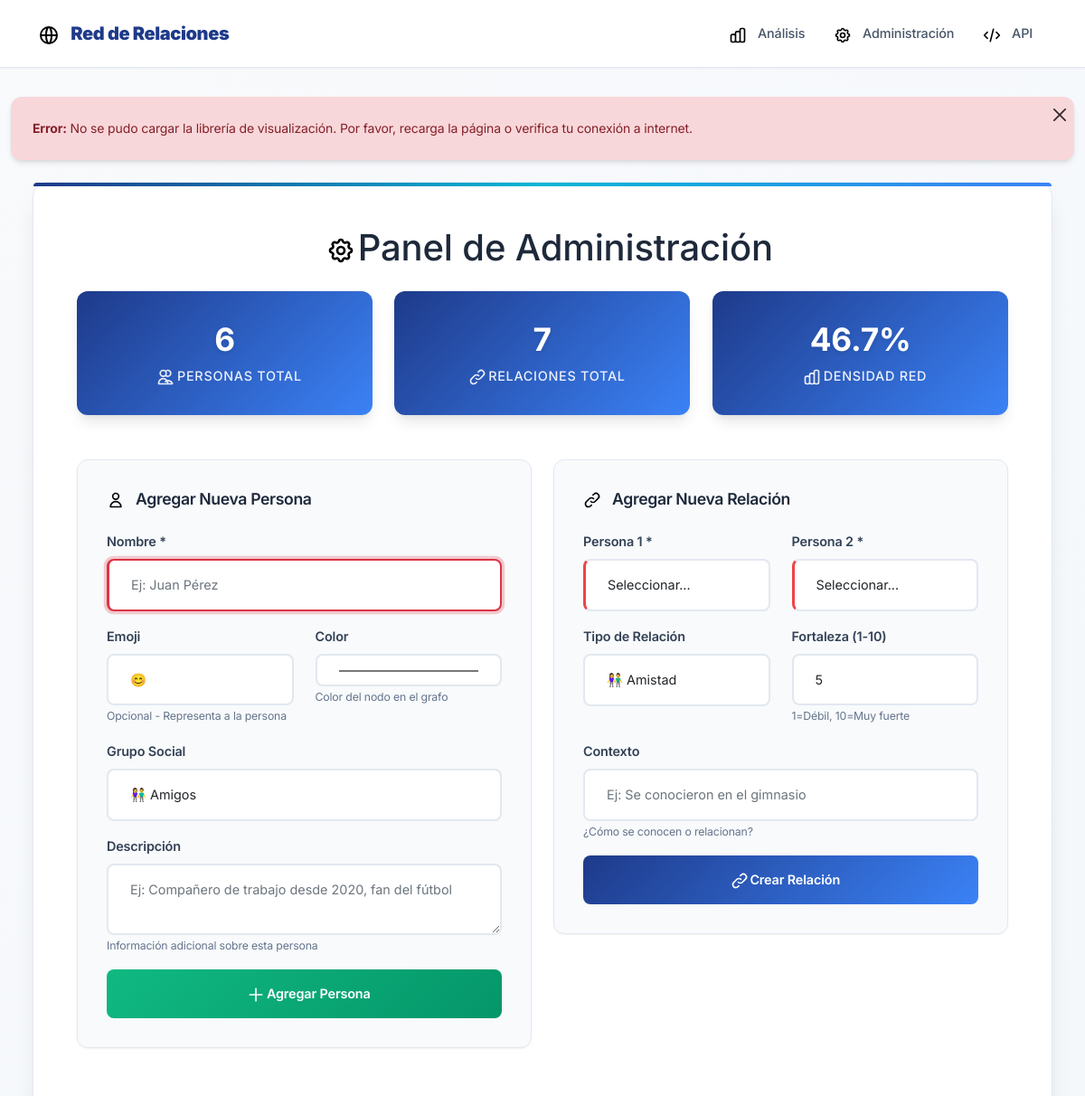
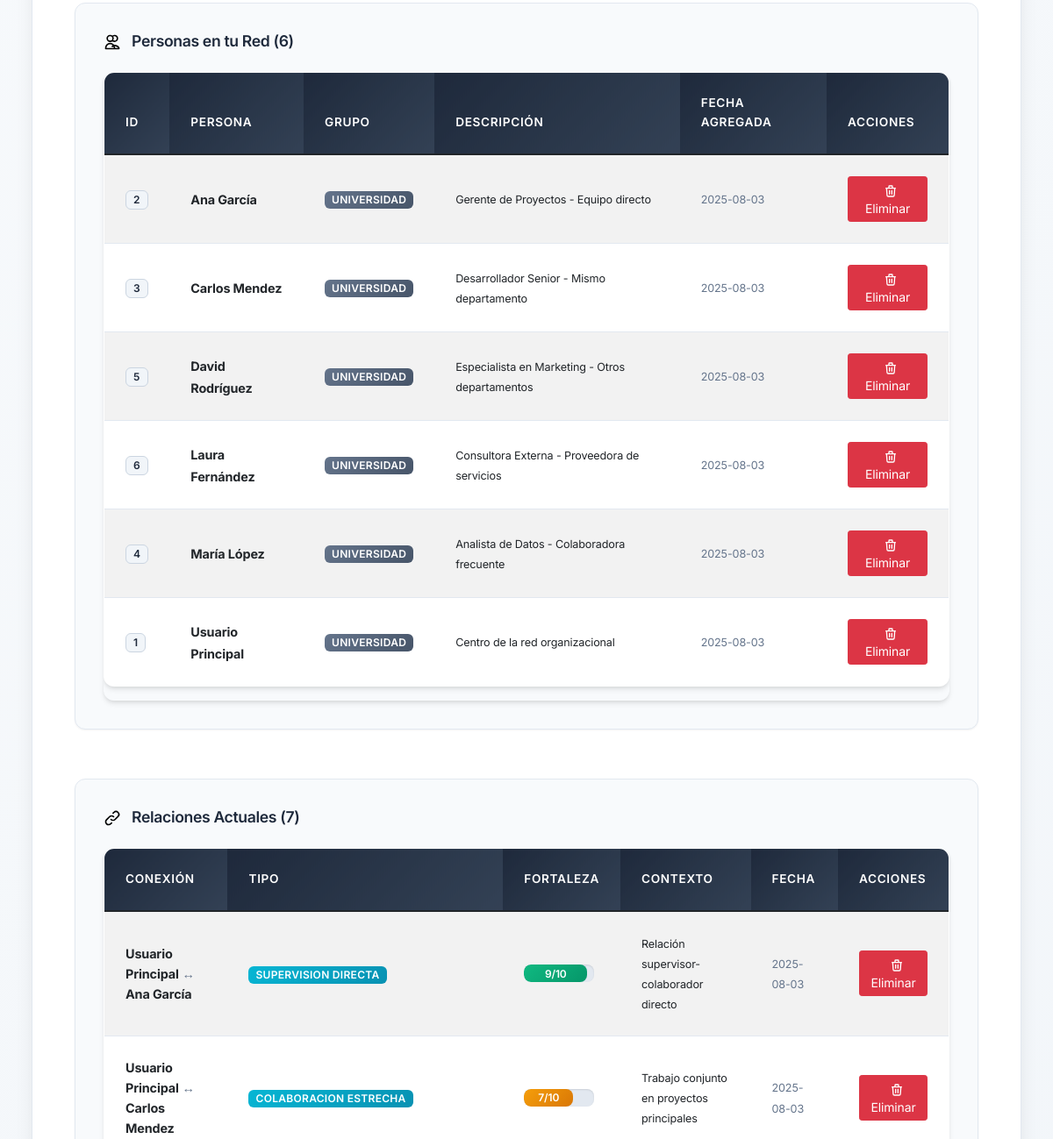
/admin (upper part), run on an earlier commit of the app's database (2 pictures, top to bottom).
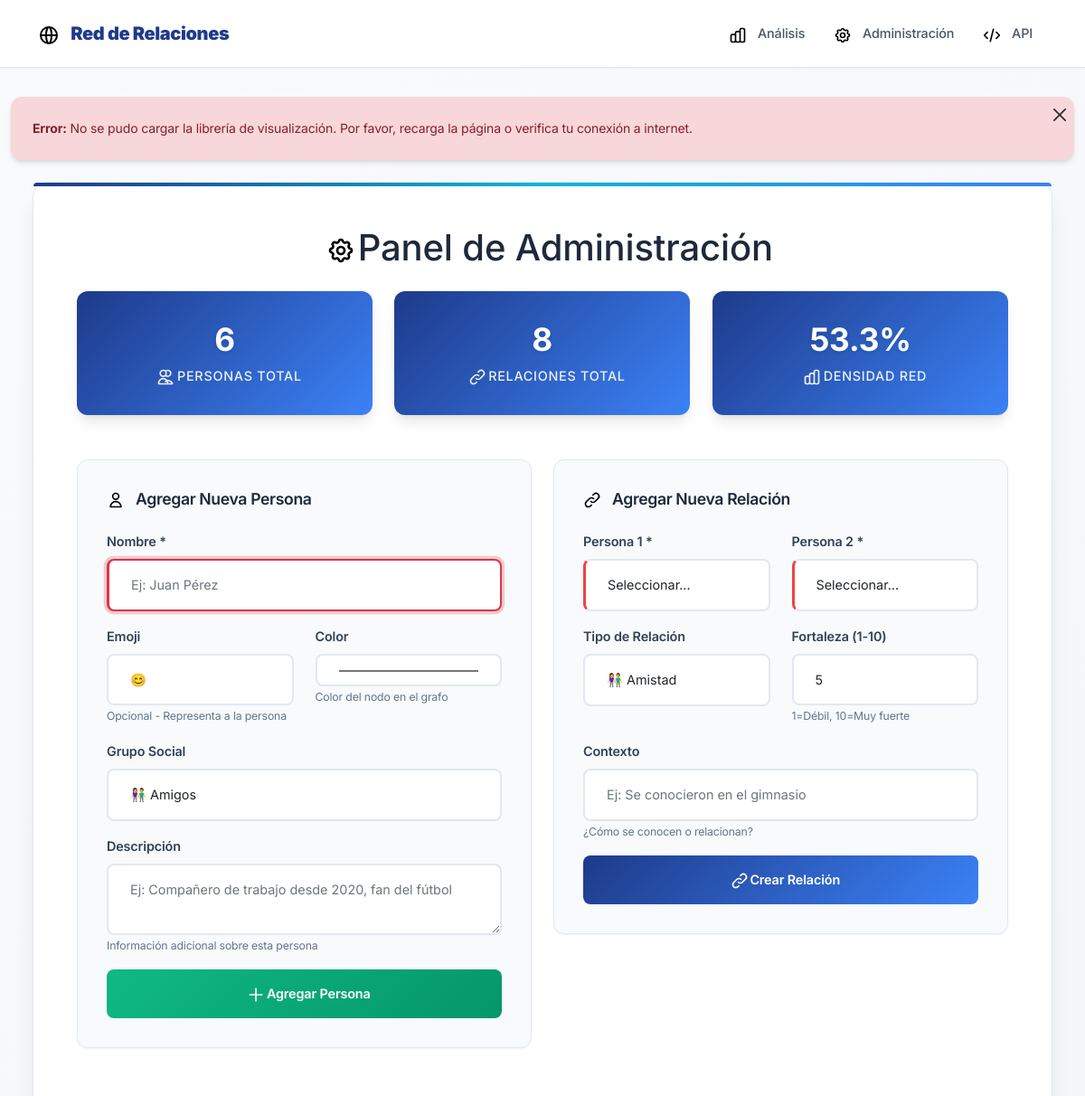
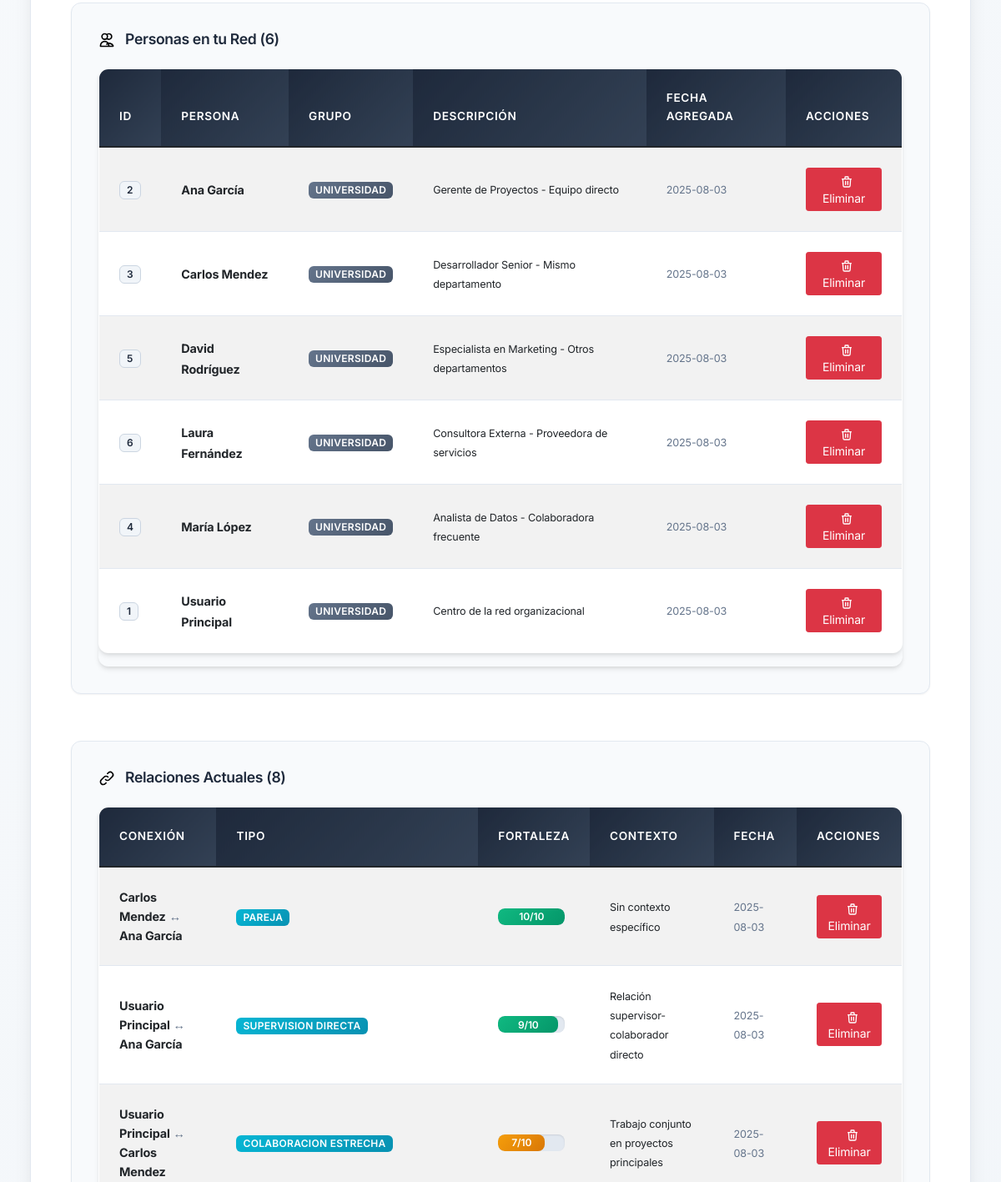
And on a later commit of the database (2 pictures, top to bottom).
### tables this page shows
CREATE TABLE personas (
            id INTEGER PRIMARY KEY AUTOINCREMENT,
            nombre TEXT NOT NULL UNIQUE,
            icono TEXT DEFAULT 'user',
            grupo TEXT DEFAULT 'contactos',
            color TEXT DEFAULT '#3b82f6',
            descripcion TEXT,
            fecha_creacion TIMESTAMP DEFAULT CURRENT_TIMESTAMP
        );

CREATE TABLE relaciones (
            id INTEGER PRIMARY KEY AUTOINCREMENT,
            persona1_id INTEGER,
            persona2_id INTEGER,
            tipo TEXT DEFAULT 'profesional',
            fortaleza INTEGER DEFAULT 5,
            contexto TEXT,
            fecha_creacion TIMESTAMP DEFAULT CURRENT_TIMESTAMP,
            FOREIGN KEY (persona1_id) REFERENCES personas (id),
            FOREIGN KEY (persona2_id) REFERENCES personas (id),
            UNIQUE(persona1_id, persona2_id)
        );

### mi_red_social/app.py (the view)
@app.route('/admin')
def admin():
    conn = get_db_connection()
    personas = conn.execute('SELECT * FROM personas ORDER BY nombre').fetchall()
    relaciones = conn.execute('''
        SELECT r.*, p1.nombre as persona1_nombre, p2.nombre as persona2_nombre
        FROM relaciones r
        JOIN personas p1 ON r.persona1_id = p1.id
        JOIN personas p2 ON r.persona2_id = p2.id
        ORDER BY r.fecha_creacion DESC
    ''').fetchall()
    conn.close()
    return render_template('admin.html', personas=personas, relaciones=relaciones)

### mi_red_social/app.py (called while the page is built)
def get_db_connection():
    conn = sqlite3.connect(DATABASE)
    conn.row_factory = sqlite3.Row
    return conn

### mi_red_social/templates/admin.html (shortened to what this page needs)
{% extends "base.html" %}
{% block content %}
<div class="main-container">
    <h1 class="text-center mb-4">
        <i class="icon icon-settings icon-xl"></i>
        Panel de Administración
    </h1>
    <div class="row mb-4">
        <div class="col-md-4">
            <div class="stats-card">
                <h3>{{ personas|length }}</h3>
                <p class="mb-0">
                    <i class="icon icon-users icon-white"></i>
                    Personas Total
                </p>
            </div>
        </div>
        <div class="col-md-4">
            <div class="stats-card">
                <h3>{{ relaciones|length }}</h3>
                <p class="mb-0">
                    <i class="icon icon-connections icon-white"></i>
                    Relaciones Total
                </p>
            </div>
        </div>
        <div class="col-md-4">
            <div class="stats-card">
                <h3>{{ ((relaciones|length / ((personas|length * (personas|length - 1)) / 2)) * 100)|round(1) if personas|length > 1 else 0 }}%</h3>
                <p class="mb-0">
                    <i class="icon icon-chart icon-white"></i>
                    Densidad Red
                </p>
            </div>
        </div>
    </div>
    <div class="row">
        <div class="col-md-6">
            <div class="admin-panel">
                <h4>
                    <i class="icon icon-user"></i>
                    Agregar Nueva Persona
                </h4>
                <form method="POST" action="{{ url_for('agregar_persona') }}">
                    <div class="mb-3">
                        <label class="form-label">Nombre *</label>
                        <input type="text" class="form-control" name="nombre" required placeholder="Ej: Juan Pérez">
                    </div>
                    <div class="row">
                        <div class="col-md-6">
                            <label class="form-label">Emoji</label>
                            <input type="text" class="form-control" name="emoji" placeholder="😊" maxlength="2">
                            <small class="text-muted">Opcional - Representa a la persona</small>
                        </div>
                        <div class="col-md-6">
                            <label class="form-label">Color</label>
                            <input type="color" class="form-control" name="color" value="#4ecdc4">
                            <small class="text-muted">Color del nodo en el grafo</small>
                        </div>
                    </div>
                    <div class="mb-3 mt-3">
                        <label class="form-label">Grupo Social</label>
                        <select class="form-control" name="grupo">
                            <option value="amigos">👫 Amigos</option>
                        </select>
                    </div>
                    <div class="mb-3">
                        <label class="form-label">Descripción</label>
                        <textarea class="form-control" name="descripcion" rows="2" placeholder="Ej: Compañero de trabajo desde 2020, fan del fútbol"></textarea>
                        <small class="text-muted">Información adicional sobre esta persona</small>
                    </div>
                    <button type="submit" class="btn btn-success btn-custom w-100">
                        <i class="icon icon-plus icon-white"></i>
                        Agregar Persona
                    </button>
                </form>
            </div>
        </div>
        <div class="col-md-6">
            <div class="admin-panel">
                <h4>
                    <i class="icon icon-link"></i>
                    Agregar Nueva Relación
                </h4>
                <form method="POST" action="{{ url_for('agregar_relacion') }}">
                    <div class="row">
                        <div class="col-md-6">
                            <label class="form-label">Persona 1 *</label>
                            <select class="form-control" name="persona1_id" required>
                                <option value="">Seleccionar...</option>
                            </select>
                        </div>
                        <div class="col-md-6">
                            <label class="form-label">Persona 2 *</label>
                            <select class="form-control" name="persona2_id" required>
                                <option value="">Seleccionar...</option>
                            </select>
                        </div>
                    </div>
                    <div class="row mt-3">
                        <div class="col-md-6">
                            <label class="form-label">Tipo de Relación</label>
                            <select class="form-control" name="tipo">
                                <option value="amistad">👫 Amistad</option>
                            </select>
                        </div>
                        <div class="col-md-6">
                            <label class="form-label">Fortaleza (1-10)</label>
                            <input type="number" class="form-control" name="fortaleza" min="1" max="10" value="5">
                            <small class="text-muted">1=Débil, 10=Muy fuerte</small>
                        </div>
                    </div>
                    <div class="mb-3 mt-3">
                        <label class="form-label">Contexto</label>
                        <input type="text" class="form-control" name="contexto" placeholder="Ej: Se conocieron en el gimnasio">
                        <small class="text-muted">¿Cómo se conocen o relacionan?</small>
                    </div>
                    <button type="submit" class="btn btn-primary btn-custom w-100">
                        <i class="icon icon-link icon-white"></i>
                        Crear Relación
                    </button>
                </form>
            </div>
        </div>
    </div>
    <div class="row mt-4">
        <div class="col-12">
            <div class="admin-panel">
                <h4>
                    <i class="icon icon-users"></i>
                    Personas en tu Red ({{ personas|length }})
                </h4>
                <div class="table-responsive">
                    <table class="table table-striped table-hover">
                        <thead class="table-dark">
                            <tr>
                                <th>ID</th>
                                <th>Persona</th>
                                <th>Grupo</th>
                                <th>Descripción</th>
                                <th>Fecha Agregada</th>
                                <th>Acciones</th>
                            </tr>
                        </thead>
                        <tbody>
                            {% for persona in personas %}
                            <tr>
                                <td><span class="badge bg-light text-dark">{{ persona.id }}</span></td>
                                <td>
                                    <strong>{{ persona.nombre }}</strong>
                                </td>
                                <td>
                                    <span class="badge bg-secondary">{{ persona.grupo.replace('_', ' ').title() }}</span>
                                </td>
                                <td>
                                    <small>{{ persona.descripcion or 'Sin descripción' }}</small>
                                </td>
                                <td>
                                    <small class="text-muted">{{ persona.fecha_creacion[:10] if persona.fecha_creacion else 'N/A' }}</small>
                                </td>
                                <td>
                                    {% if persona.nombre != 'Tú' %}
                                    <a href="{{ url_for('eliminar_persona', persona_id=persona.id) }}"
                                       class="btn btn-sm btn-danger"
                                       onclick="return confirm('¿Estás seguro de eliminar a {{ persona.nombre }}? Se eliminarán también todas sus relaciones.')">
                                       <i class="icon icon-trash icon-white icon-sm"></i>
                                       Eliminar
                                    </a>
                                    {% else %}
                                    <span class="badge bg-warning text-dark">
                                        <i class="icon icon-crown icon-sm"></i>
                                        Centro de la Red
                                    </span>
                                    {% endif %}
                                </td>
                            </tr>
                            {% endfor %}
                        </tbody>
                    </table>
                </div>
            </div>
        </div>
    </div>
    <div class="row mt-4">
        <div class="col-12">
            <div class="admin-panel">
                <h4>
                    <i class="icon icon-connections"></i>
                    Relaciones Actuales ({{ relaciones|length }})
                </h4>
                <div class="table-responsive">
                    <table class="table table-striped table-hover">
                        <thead class="table-dark">
                            <tr>
                                <th>Conexión</th>
                                <th>Tipo</th>
                                <th>Fortaleza</th>
                                <th>Contexto</th>
                                <th>Fecha</th>
                                <th>Acciones</th>
                            </tr>
                        </thead>
                        <tbody>
                            {% for relacion in relaciones %}
                            <tr>
                                <td>
                                    <strong>{{ relacion.persona1_nombre }}</strong>
                                    <span class="text-muted">↔</span>
                                    <strong>{{ relacion.persona2_nombre }}</strong>
                                </td>
                                <td>
                                    <span class="badge bg-info">{{ relacion.tipo.replace('_', ' ').title() }}</span>
                                </td>
                                <td>
                                    <div class="progress" style="height: 20px; width: 80px;">
                                        <div class="progress-bar{% if relacion.fortaleza >= 8 %} bg-success{% elif relacion.fortaleza >= 6 %} bg-warning{% elif relacion.fortaleza >= 4 %} bg-info{% else %} bg-secondary{% endif %}" style="width: {{ relacion.fortaleza * 10 }}%;">
                                            {{ relacion.fortaleza }}/10
                                        </div>
                                    </div>
                                </td>
                                <td>
                                    <small>{{ relacion.contexto or 'Sin contexto específico' }}</small>
                                </td>
                                <td>
                                    <small class="text-muted">{{ relacion.fecha_creacion[:10] if relacion.fecha_creacion else 'N/A' }}</small>
                                </td>
                                <td>
                                    <a href="{{ url_for('eliminar_relacion', relacion_id=relacion.id) }}"
                                       class="btn btn-sm btn-danger"
                                       onclick="return confirm('¿Eliminar la relación entre {{ relacion.persona1_nombre }} y {{ relacion.persona2_nombre }}?')">
                                       <i class="icon icon-trash icon-white icon-sm"></i>
                                       Eliminar
                                    </a>
                                </td>
                            </tr>
                            {% endfor %}
                        </tbody>
                    </table>
                </div>
            </div>
        </div>
    </div>
</div>
{% endblock %}

### mi_red_social/templates/base.html (shortened to what this page needs)
<!DOCTYPE html>
<html lang="es">
<head>
    <link href="https://cdn.jsdelivr.net/npm/bootstrap@5.1.3/dist/css/bootstrap.min.css" rel="stylesheet">
    <link rel="stylesheet" type="text/css" href="https://unpkg.com/vis-network/standalone/umd/vis-network.min.css" />
    <link rel="stylesheet" type="text/css" href="{{ url_for('static', filename='css/base.css') }}">
    <link rel="stylesheet" type="text/css" href="{{ url_for('static', filename='css/index.css') }}">
    <link rel="stylesheet" type="text/css" href="{{ url_for('static', filename='css/group-controls.css') }}">
    <link rel="stylesheet" type="text/css" href="{{ url_for('static', filename='css/accessibility.css') }}">
</head>
<body>
    <nav class="navbar navbar-expand-lg navbar-light navbar-custom" role="navigation" aria-label="Navegación principal">
        <div class="container">
            <a class="navbar-brand" href="{{ url_for('index') }}" aria-label="Ir a la página principal">
                <i class="icon icon-network icon-lg" aria-hidden="true"></i>
                <strong>Red de Relaciones</strong>
            </a>
            <div class="navbar-nav ms-auto">
                <a class="nav-link" href="{{ url_for('index') }}" aria-label="Ir al análisis de red">
                    <i class="icon icon-chart" aria-hidden="true"></i>
                    Análisis
                </a>
                <a class="nav-link" href="{{ url_for('admin') }}" aria-label="Ir a la administración">
                    <i class="icon icon-settings" aria-hidden="true"></i>
                    Administración
                </a>
                <a class="nav-link" href="/api/grafo" target="_blank" aria-label="Abrir API en nueva ventana">
                    <i class="icon icon-code" aria-hidden="true"></i>
                    API
                </a>
            </div>
        </div>
    </nav>
    <div class="container-fluid">
        <main id="main-content" tabindex="-1">
            {% block content %}{% endblock %}
        </main>
    </div>
</body>
</html>

### mi_red_social/static/css/index.css (style rules this page uses)
html, body { overflow-x: hidden !important; max-width: 100vw !important; box-sizing: border-box !important; }
*, *::before, *::after { box-sizing: border-box !important; }
body { width: 100% !important; margin: 0 !important; padding: 0 !important; }

### mi_red_social/static/css/accessibility.css (style rules this page uses)
.icon { aria-hidden: true; }
.text-muted { color: #64748b !important; }
.badge.bg-light { color: #1e293b !important; background-color: #f1f5f9 !important; }
.form-control:required { border-left: 3px solid #ef4444; }
.table th { font-weight: 600; }
.table-responsive { overflow-x: auto; -webkit-overflow-scrolling: touch; }

What changed in the data, as far as the page shows it:
added relaciones: persona1_nombre "Carlos Mendez", persona2_nombre "Ana García", tipo.replace "PAREJA", fortaleza "10", contexto "Sin contexto específico", fecha_creacion "2025-08-03"
Also different on the page:
{{ relaciones|length }}: "7" → "8"
text no longer shown: "46.7"
text now shown: "53.3"
